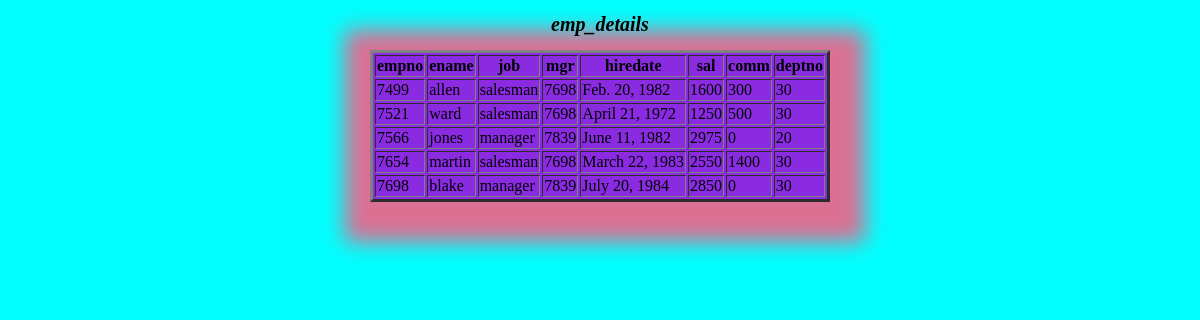
The app's page /vamsi/ with its own data.
### app/models.py (models this page shows, shortened)
class emp(models.Model):
    empno=models.IntegerField(primary_key=True)
    ename=models.CharField(max_length=100,unique=True)
    jod=models.CharField(max_length=100)
    mgr=models.IntegerField()
    hiredate=models.DateField()
    sal=models.IntegerField(null=True)
    comm=models.IntegerField(null=False)
    deptno=models.ForeignKey(dept,on_delete=models.CASCADE)

class dept(models.Model):
    deptno=models.IntegerField(primary_key=True)
    dname=models.CharField(max_length=100,unique=True,null=False)
    dloc=models.CharField(max_length=100,unique=True)
    def __str__(self):
        return str(self.deptno)

### app/views.py (the view)
# urls.py: path('vamsi/',vamsi,name='vamsi'),
def vamsi(request):
    ep=emp.objects.all()
    ep=emp.objects.filter(hiredate__day='20')
    ep=emp.objects.filter(deptno='20')
    ep=emp.objects.filter(ename__startswith='a')
    ep=emp.objects.filter(jod='salesman')
    ep=emp.objects.filter(sal__gte='1000')
    d={'keys1':ep}
    return render(request,'chitti.html',d)

### templates/chitti.html (shortened to what this page needs)
{% load static %}
<!DOCTYPE html>
<html lang="en">
<head>
    <link rel="stylesheet" href="{% static 'css/chinna.css' %}">
</head>
<body>
    <center>
        <h1>emp_details</h1>
        <table border="3px">
            <tr>
                <th>empno</th>
                <th>ename</th>
                <th>job</th>
                <th>mgr</th>
                <th>hiredate</th>
                <th>sal</th>
                <th>comm</th>
                <th>deptno</th>
            </tr>
            {% for i in keys1 %}
            <tr>
                <td>{{ i.empno}}</td>
                <td>{{ i.ename}}</td>
                <td>{{ i.jod}}</td>
                <td>{{ i.mgr}}</td>
                <td>{{ i.hiredate}}</td>
                <td>{{ i.sal}}</td>
                <td>{{ i.comm}}</td>
                <td>{{ i.deptno}}</td>
            </tr>
            {% endfor %}
        </table>
    </center>
</body>
</html>

### static/css/chinna.css (style rules this page uses)
body { background-color: aqua; }
table { background-color: blueviolet; box-shadow: 5px 10px 20px 30px palevioletred; }
h1 { color: black; font-size: 20px; font-style: oblique; }

### records on screen
emp: empno "7499", ename "allen", jod "salesman", mgr "7698", hiredate "Feb. 20, 1982", sal "1600", comm "300", deptno "30"
emp: empno "7521", ename "ward", jod "salesman", mgr "7698", hiredate "April 21, 1972", sal "1250", comm "500", deptno "30"
emp: empno "7566", ename "jones", jod "manager", mgr "7839", hiredate "June 11, 1982", sal "2975", comm "0", deptno "20"
emp: empno "7654", ename "martin", jod "salesman", mgr "7698", hiredate "March 22, 1983", sal "2550", comm "1400", deptno "30"
emp: empno "7698", ename "blake", jod "manager", mgr "7839", hiredate "July 20, 1984", sal "2850", comm "0", deptno "30"
